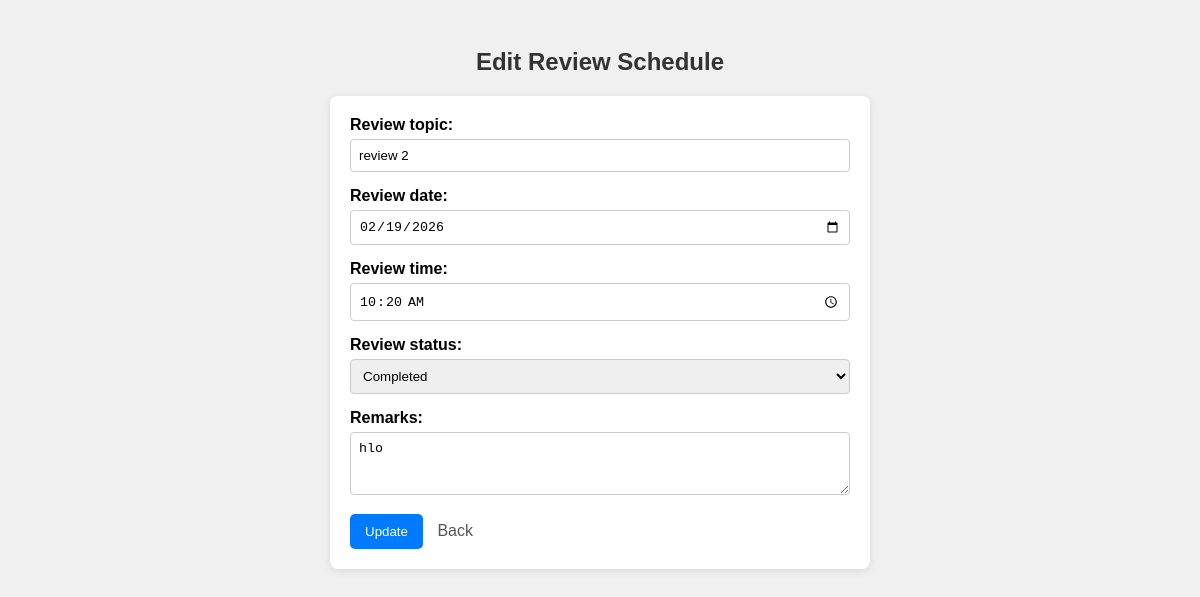
The app's page /WAdmin/review-schedule/edit/4/ with its own data.
### Admin/models.py (models this page shows, shortened)
class ReviewSchedule(models.Model):
    review_date = models.DateField()
    review_time = models.TimeField()
    review_topic = models.CharField(max_length=200)
    STATUS_CHOICES = [
        ('Pending', 'Pending'),
        ('Completed', 'Completed'),
        ('Cancelled', 'Cancelled'),
    ]
    review_status = models.CharField(max_length=20, choices=STATUS_CHOICES, default='Pending')
    remarks = models.TextField(blank=True, null=True)  # optional notes
    created_at = models.DateTimeField(auto_now_add=True)
    updated_at = models.DateTimeField(auto_now=True)

### Admin/views.py (the view)
# urls.py: path('review-schedule/edit/<int:id>/', views.review_schedule_edit, name='review_schedule_edit'),
def review_schedule_edit(request, id):
    schedule = get_object_or_404(ReviewSchedule, id=id)
    if request.method == 'POST':
        form = ReviewScheduleForm(request.POST, instance=schedule)
        if form.is_valid():
            form.save()
            return redirect('WAdmin:review_schedule')
    else:
        form = ReviewScheduleForm(instance=schedule)
    return render(request, 'Admin/review_schedule_add.html', {'form': form})

### Admin/forms.py
class ReviewScheduleForm(forms.ModelForm):
    class Meta:
        model = ReviewSchedule
        fields = '__all__'
        widgets = {
            'review_topic': forms.TextInput(attrs={'class': 'form-control', 'placeholder': 'Enter review topic'}),
            'review_date': forms.DateInput(attrs={'class': 'form-control', 'type': 'date'}),
            'review_time': forms.TimeInput(attrs={'class': 'form-control', 'type': 'time'}),
            'review_status': forms.Select(attrs={'class': 'form-control'}),
            'remarks': forms.Textarea(attrs={'class': 'form-control', 'rows': 3, 'placeholder': 'Optional remarks'}),
        }

### Admin/templates/Admin/review_schedule_add.html (shortened to what this page needs)
<!doctype html>
<html lang="en">
  <head>
  </head>
  <body>
    <h2>
      {% if form.instance.pk %}Edit{% else %}Add{% endif %} Review Schedule
    </h2>
    <form method="post">
      <div>{{ form.review_topic.label_tag }} {{ form.review_topic }}</div>
      <div>{{ form.review_date.label_tag }} {{ form.review_date }}</div>
      <div>{{ form.review_time.label_tag }} {{ form.review_time }}</div>
      <div>{{ form.review_status.label_tag }} {{ form.review_status }}</div>
      <div>{{ form.remarks.label_tag }} {{ form.remarks }}</div>
      <button type="submit">
        {% if form.instance.pk %}Update{% else %}Save{% endif %}
      </button>
      <a href="{% url 'WAdmin:review_schedule' %}">Back</a>
    </form>
  </body>
</html>

### Admin/templates/Admin/review_schedule_add.html (style rules this page uses)
body { font-family: Arial, sans-serif; background-color: #f0f0f0; padding: 20px; }
h2 { text-align: center; color: #333; }
form { background-color: #fff; max-width: 500px; margin: 20px auto; padding: 20px; border-radius: 8px; box-shadow: 0 2px 8px rgba(0, 0, 0, 0.1); }
div { margin-bottom: 15px; }
label { display: block; font-weight: bold; margin-bottom: 5px; }
input, select, textarea { width: 100%; padding: 8px; box-sizing: border-box; border-radius: 4px; border: 1px solid #ccc; }
button { padding: 10px 15px; background-color: #007bff; color: #fff; border: none; border-radius: 5px; cursor: pointer; }
a { margin-left: 10px; text-decoration: none; color: #555; }

### records on screen
ReviewSchedule: review_topic "review 2", review_date "02/19/2026", review_time "10:20:00", review_status "Completed", remarks "hlo"
